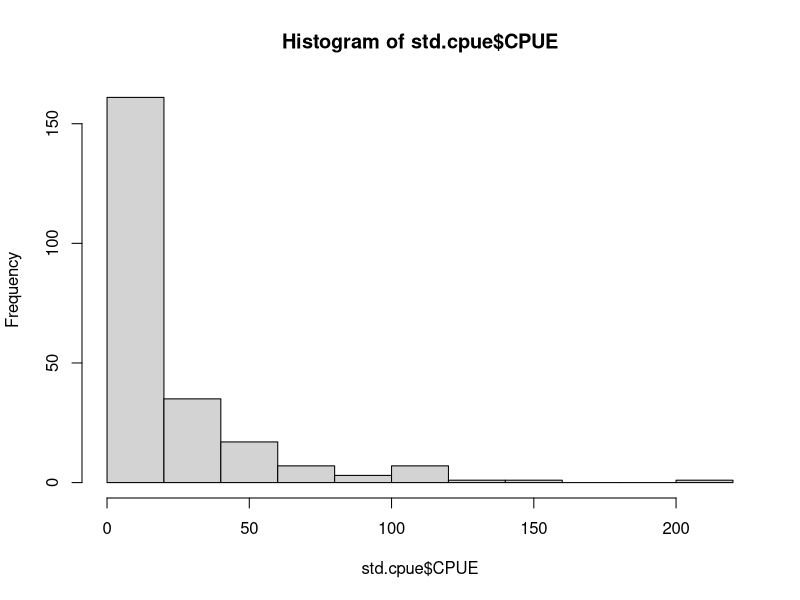

The R script that drew this image: (Note: this script raises an error after producing the figure.)
# R code for Hierarchical CPUE analysis - carp and buffalo project.
setwd() # set file directory


packages<-function(x, repos="http://cran.r-project.org", ...){
  x<-as.character(match.call()[[2]])
  if (!require(x,character.only=TRUE)){
    install.packages(pkgs=x, repos=repos, ...)
    require(x,character.only=TRUE)
  }
}
# Working Directory and Packages

packages(rjags)
packages(mcmcplots)
packages(ggplot2)
packages(gridExtra)
packages(reshape2)
packages(tidyr)
packages(rcompanion)
packages(lubridate)

# trying to get a single CPUE frame from all data:
std.cpue<-read.csv("CPUE Bayes Data.csv",header=T)

summary(std.cpue)

hist(std.cpue$CPUE)

########################################################################
#
#
#         JAGS Models PART ONE: BUFFALO
#
#             
#
########################################################################
# define model
std.cpue2<-droplevels(subset(std.cpue, Species == "BIB"))

cpue.m <- jags.model(
  'FirstAttempt.bug',
  data=list(logPop=std.cpue2$logPop, # log population size and 
            sdlogPop=std.cpue2$sdlogPop, # log sd of population size from data (sdlogpop becomes Tau) 
            n=dim(std.cpue2)[1], # number of samples
            logCPUE=log(std.cpue2$CPUE+1), # log-transformed CPUE from data + 1 to fix ln(0) problem
            WaterTemp=std.cpue2$WaterTemp, # Water temp in celcius, subtracted by 10 in bug file
            SDI=std.cpue2$SDI, # shoreline development index
            LakeSize=std.cpue2$LakeSize, # lake size in hectares
            MaxDepth=std.cpue2$MaxDepth, # maximum depth in meters subtracted by 10 in bug file
            MeanDepth=std.cpue2$MeanDepth), # average depth in meters subtracted by 10 in bug file
  n.chains=3, # number of simulation sequences
  n.adapt=100) # tells jags how much effort to spend in finding right resampling method

coef(cpue.m)

# sample the MCMC chains 1000 times as burn-in, ignore the samples. this gets thrown away
update(cpue.m, 1000)

# we want to plot:
## curve of estimated catchabaility 
## uncertainty 
cpue.i <- coda.samples(cpue.m, # model
                       c('logcatch','b0','b1','b2','b3','b4','b5','sd'), # parameters we want back
                       1000) # number of samples

par(mar=c(3,3,3,3)+0.2, mgp=c(2,0.8,0))
plot(cpue.i)

summary(cpue.i)


############################################
#
# we have some progress!
#
#
# beta 0: intercept
varnames(cpue.i) # reference variables in model
str(cpue.i) # structure of lists
beta0.out <- cbind(cpue.i[[1]][,1], cpue.i[[2]][,1], cpue.i[[3]][,1]) # subsetting for beta1 mcmc output
attributes(beta0.out) <- NULL # dropping attributes
dens.beta0 <- density(beta0.out) # density
q25.beta0 <- quantile(beta0.out, .025) # lower quantile
q975.beta0 <- quantile(beta0.out, .975) # upper quantile
dd.beta0 <- with(dens.beta0, data.frame(x,y)) # density dataframe

beta0<-qplot(x, y, data = dd.beta0, geom = "line", ylab = "", xlab = "") +
  geom_ribbon(data = subset(dd.beta0, x>q25.beta0 & x<q975.beta0),
              aes(ymax = y), ymin = 0, fill = "red", colour = NA, alpha = 0.5)+
  theme_classic()+
  theme(axis.text=element_text(size=12),
        axis.title=element_text(size=14,face="bold"))+
  xlab("Beta 0 - Intercept")+
  ylab("Density of Beta 0")+
  ggtitle("Buffalo Lakes: Intercept")
beta0

beta1.out <- cbind(cpue.i[[1]][,2], cpue.i[[2]][,2], cpue.i[[3]][,2]) # subsetting for beta1 mcmc output
attributes(beta1.out) <- NULL # dropping attributes
dens.beta1 <- density(beta1.out) # density
q25.beta1 <- quantile(beta1.out, .025) # lower quantile
q975.beta1 <- quantile(beta1.out, .975) # upper quantile
dd.beta1 <- with(dens.beta1, data.frame(x,y)) # density dataframe

beta1<-qplot(x, y, data = dd.beta1, geom = "line", ylab = "", xlab = "") +
  geom_ribbon(data = subset(dd.beta1, x>q25.beta1 & x<q975.beta1),
              aes(ymax = y), ymin = 0, fill = "red", colour = NA, alpha = 0.5)+
  theme_classic()+
  theme(axis.text=element_text(size=12),
        axis.title=element_text(size=14,face="bold"))+
  xlab("Beta 1 - Lake Size")+
  ylab("Density of Beta 1")+
  ggtitle("Buffalo Lakes: Lake Size")
beta1


beta2.out <- cbind(cpue.i[[1]][,3], cpue.i[[2]][,3], cpue.i[[3]][,3]) # subsetting for beta2 mcmc output
attributes(beta2.out) <- NULL # dropping attributes
dens.beta2 <- density(beta2.out) # density
q25.beta2 <- quantile(beta2.out, .025) # lower quantile
q975.beta2 <- quantile(beta2.out, .975) # upper quantile
dd.beta2 <- with(dens.beta2, data.frame(x,y)) # density dataframe

beta2<-qplot(x, y, data = dd.beta2, geom = "line", ylab = "", xlab = "") +
  geom_ribbon(data = subset(dd.beta2, x>q25.beta2 & x<q975.beta2),
              aes(ymax = y), ymin = 0, fill = "red", colour = NA, alpha = 0.5)+
  theme_classic()+
  theme(axis.text=element_text(size=12),
        axis.title=element_text(size=14,face="bold"))+
  xlab("Beta 2 - Maximum Depth (meters)")+
  ylab("Density of Beta 2")+
  ggtitle("Buffalo Lakes: Maximum Depth")
beta2


beta3.out <- cbind(cpue.i[[1]][,4], cpue.i[[2]][,4], cpue.i[[3]][,4]) # subsetting for beta3 mcmc output
attributes(beta3.out) <- NULL # dropping attributes
dens.beta3 <- density(beta3.out) # density
q25.beta3 <- quantile(beta3.out, .025) # lower quantile
q975.beta3 <- quantile(beta3.out, .975) # upper quantile
dd.beta3 <- with(dens.beta3, data.frame(x,y)) # density dataframe

beta3<-qplot(x, y, data = dd.beta3, geom = "line", ylab = "", xlab = "") +
  geom_ribbon(data = subset(dd.beta3, x>q25.beta3 & x<q975.beta3),
              aes(ymax = y), ymin = 0, fill = "red", colour = NA, alpha = 0.5)+
  theme_classic()+
  theme(axis.text=element_text(size=12),
        axis.title=element_text(size=14,face="bold"))+
  xlab("Beta 3 - Mean Depth")+
  ylab("Density of Beta 3")+
  ggtitle("Buffalo Lakes: Mean Depth")
beta3


beta4.out <- cbind(cpue.i[[1]][,5], cpue.i[[2]][,5], cpue.i[[3]][,5]) # subsetting for beta4 mcmc output
attributes(beta4.out) <- NULL # dropping attributes
dens.beta4 <- density(beta4.out) # density
q25.beta4 <- quantile(beta4.out, .025) # lower quantile
q975.beta4 <- quantile(beta4.out, .975) # upper quantile
dd.beta4 <- with(dens.beta4, data.frame(x,y)) # density dataframe

beta4<-qplot(x, y, data = dd.beta4, geom = "line", ylab = "", xlab = "") +
  geom_ribbon(data = subset(dd.beta4, x>q25.beta4 & x<q975.beta4),
              aes(ymax = y), ymin = 0, fill = "red", colour = NA, alpha = 0.5)+
  theme_classic()+
  theme(axis.text=element_text(size=12),
        axis.title=element_text(size=14,face="bold"))+
  xlab("Beta 4 - Shoreline Development Index")+
  ylab("Density of Beta 4")+
  ggtitle("Buffalo Lakes: SDI")
beta4


beta5.out <- cbind(cpue.i[[1]][,6], cpue.i[[2]][,6], cpue.i[[3]][,6]) # subsetting for beta5 mcmc output
attributes(beta5.out) <- NULL # dropping attributes
dens.beta5 <- density(beta5.out) # density
q25.beta5 <- quantile(beta5.out, .025) # lower quantile
q975.beta5 <- quantile(beta5.out, .975) # upper quantile
dd.beta5 <- with(dens.beta5, data.frame(x,y)) # density dataframe

beta5<-qplot(x, y, data = dd.beta5, geom = "line", ylab = "", xlab = "") +
  geom_ribbon(data = subset(dd.beta5, x>q25.beta5 & x<q975.beta5),
              aes(ymax = y), ymin = 0, fill = "red", colour = NA, alpha = 0.5)+
  theme_classic()+
  theme(axis.text=element_text(size=12),
        axis.title=element_text(size=14,face="bold"))+
  xlab("Beta 5 - Water Temp")+
  ylab("Density of Beta 5")+
  ggtitle("Buffalo Lakes: Water Temp")
beta5







########################################################################
#
#
#         JAGS Models PART TWO: CARP
#
#             
#
########################################################################
# define model
std.cpue2<-droplevels(subset(std.cpue, Species == "COC"))

cpue.m <- jags.model(
  'FirstAttempt.bug',
  data=list(logPop=std.cpue2$logPop, # log pouplation size and 
            sdlogPop=std.cpue2$sdlogPop, # log sd of population size from data (sdlogpop becomes Tau) 
            n=dim(std.cpue2)[1], # number of samples
            logCPUE=log(std.cpue2$CPUE+1), # log-transformed CPUE from data + 1 to fix ln(0) problem
            WaterTemp=std.cpue2$WaterTemp, # Water temp in celcius, subtracted by 10 in bug file
            SDI=std.cpue2$SDI, # shoreline development index
            LakeSize=std.cpue2$LakeSize, # lake size in hectares
            MaxDepth=std.cpue2$MaxDepth, # maximum depth in meters subtracted by 10 in bug file
            MeanDepth=std.cpue2$MeanDepth), # average depth in meters subtracted by 10 in bug file
  n.chains=3, # number of simulation sequences
  n.adapt=100) # tells jags how much effort to spend in finding right resampling method

coef(cpue.m)

# sample the MCMC chains 1000 times as burn-in, ignore the samples. this gets thrown away
update(cpue.m, 1000)

# we want to plot:
## curve of estimated catchabaility 
## uncertainty 
cpue.i <- coda.samples(cpue.m, # model
                       c('logcatch','b0','b1','b2','b3','b4','b5','sd'), # parameters we want back
                       1000) # number of samples

par(mar=c(3,3,3,3)+0.2, mgp=c(2,0.8,0))
plot(cpue.i)

summary(cpue.i)


############################################
#
# we have some progress!
#
#
# beta 0: intercept
varnames(cpue.i) # reference variables in model
str(cpue.i) # structure of lists
beta0.out <- cbind(cpue.i[[1]][,1], cpue.i[[2]][,1], cpue.i[[3]][,1]) # subsetting for beta1 mcmc output
attributes(beta0.out) <- NULL # dropping attributes
dens.beta0 <- density(beta0.out) # density
q25.beta0 <- quantile(beta0.out, .025) # lower quantile
q975.beta0 <- quantile(beta0.out, .975) # upper quantile
dd.beta0 <- with(dens.beta0, data.frame(x,y)) # density dataframe

beta0<-qplot(x, y, data = dd.beta0, geom = "line", ylab = "", xlab = "") +
  geom_ribbon(data = subset(dd.beta0, x>q25.beta0 & x<q975.beta0),
              aes(ymax = y), ymin = 0, fill = "red", colour = NA, alpha = 0.5)+
  theme_classic()+
  theme(axis.text=element_text(size=12),
        axis.title=element_text(size=14,face="bold"))+
  xlab("Beta 0 - Intercept")+
  ylab("Density of Beta 0")+
  ggtitle("Carp Lakes: Intercept")
beta0

beta1.out <- cbind(cpue.i[[1]][,2], cpue.i[[2]][,2], cpue.i[[3]][,2]) # subsetting for beta1 mcmc output
attributes(beta1.out) <- NULL # dropping attributes
dens.beta1 <- density(beta1.out) # density
q25.beta1 <- quantile(beta1.out, .025) # lower quantile
q975.beta1 <- quantile(beta1.out, .975) # upper quantile
dd.beta1 <- with(dens.beta1, data.frame(x,y)) # density dataframe

beta1<-qplot(x, y, data = dd.beta1, geom = "line", ylab = "", xlab = "") +
  geom_ribbon(data = subset(dd.beta1, x>q25.beta1 & x<q975.beta1),
              aes(ymax = y), ymin = 0, fill = "red", colour = NA, alpha = 0.5)+
  theme_classic()+
  theme(axis.text=element_text(size=12),
        axis.title=element_text(size=14,face="bold"))+
  xlab("Beta 1 - Lake Size")+
  ylab("Density of Beta 1")+
  ggtitle("Carp Lakes: Lake Size")
beta1


beta2.out <- cbind(cpue.i[[1]][,3], cpue.i[[2]][,3], cpue.i[[3]][,3]) # subsetting for beta2 mcmc output
attributes(beta2.out) <- NULL # dropping attributes
dens.beta2 <- density(beta2.out) # density
q25.beta2 <- quantile(beta2.out, .025) # lower quantile
q975.beta2 <- quantile(beta2.out, .975) # upper quantile
dd.beta2 <- with(dens.beta2, data.frame(x,y)) # density dataframe

beta2<-qplot(x, y, data = dd.beta2, geom = "line", ylab = "", xlab = "") +
  geom_ribbon(data = subset(dd.beta2, x>q25.beta2 & x<q975.beta2),
              aes(ymax = y), ymin = 0, fill = "red", colour = NA, alpha = 0.5)+
  theme_classic()+
  theme(axis.text=element_text(size=12),
        axis.title=element_text(size=14,face="bold"))+
  xlab("Beta 2 - Maximum Depth (meters)")+
  ylab("Density of Beta 2")+
  ggtitle("Carp Lakes: Maximum Depth")
beta2


beta3.out <- cbind(cpue.i[[1]][,4], cpue.i[[2]][,4], cpue.i[[3]][,4]) # subsetting for beta3 mcmc output
attributes(beta3.out) <- NULL # dropping attributes
dens.beta3 <- density(beta3.out) # density
q25.beta3 <- quantile(beta3.out, .025) # lower quantile
q975.beta3 <- quantile(beta3.out, .975) # upper quantile
dd.beta3 <- with(dens.beta3, data.frame(x,y)) # density dataframe

beta3<-qplot(x, y, data = dd.beta3, geom = "line", ylab = "", xlab = "") +
  geom_ribbon(data = subset(dd.beta3, x>q25.beta3 & x<q975.beta3),
              aes(ymax = y), ymin = 0, fill = "red", colour = NA, alpha = 0.5)+
  theme_classic()+
  theme(axis.text=element_text(size=12),
        axis.title=element_text(size=14,face="bold"))+
  xlab("Beta 3 - Mean Depth")+
  ylab("Density of Beta 3")+
  ggtitle("Carp Lakes: Mean Depth")
beta3


beta4.out <- cbind(cpue.i[[1]][,5], cpue.i[[2]][,5], cpue.i[[3]][,5]) # subsetting for beta4 mcmc output
attributes(beta4.out) <- NULL # dropping attributes
dens.beta4 <- density(beta4.out) # density
q25.beta4 <- quantile(beta4.out, .025) # lower quantile
q975.beta4 <- quantile(beta4.out, .975) # upper quantile
dd.beta4 <- with(dens.beta4, data.frame(x,y)) # density dataframe

beta4<-qplot(x, y, data = dd.beta4, geom = "line", ylab = "", xlab = "") +
  geom_ribbon(data = subset(dd.beta4, x>q25.beta4 & x<q975.beta4),
              aes(ymax = y), ymin = 0, fill = "red", colour = NA, alpha = 0.5)+
  theme_classic()+
  theme(axis.text=element_text(size=12),
        axis.title=element_text(size=14,face="bold"))+
  xlab("Beta 4 - Shoreline Development Index")+
  ylab("Density of Beta 4")+
  ggtitle("Carp Lakes: SDI")
beta4


beta5.out <- cbind(cpue.i[[1]][,6], cpue.i[[2]][,6], cpue.i[[3]][,6]) # subsetting for beta5 mcmc output
attributes(beta5.out) <- NULL # dropping attributes
dens.beta5 <- density(beta5.out) # density
q25.beta5 <- quantile(beta5.out, .025) # lower quantile
q975.beta5 <- quantile(beta5.out, .975) # upper quantile
dd.beta5 <- with(dens.beta5, data.frame(x,y)) # density dataframe

beta5<-qplot(x, y, data = dd.beta5, geom = "line", ylab = "", xlab = "") +
  geom_ribbon(data = subset(dd.beta5, x>q25.beta5 & x<q975.beta5),
              aes(ymax = y), ymin = 0, fill = "red", colour = NA, alpha = 0.5)+
  theme_classic()+
  theme(axis.text=element_text(size=12),
        axis.title=element_text(size=14,face="bold"))+
  xlab("Beta 5 - Water Temp")+
  ylab("Density of Beta 5")+
  ggtitle("Carp Lakes: Water Temp")
beta5
























###########################################################




#    DO NOT RUN BELOW THIS: OLD CODE NOT UPDATED YET


###############################################################
# plot of distribution of ElogCPUE in boxplots, overlaid with observed CPUE 
cpue.4 <- coda.samples(cpue.m, 
                       c('ElogCPUE'), # parameters we want back
                       5000) # number of samples
summary(cpue.4)
# storing model output as object
cpue.4.out<-summary(cpue.4)

cpue.plot.data.carp<-cbind(carp,cpue.4.out[[1]][c(1:15),],cpue.4.out[[2]][c(1:15),c(1:5)])
str(cpue.plot.data.carp)

Carp.EvO.CPUE<-ggplot(cpue.plot.data.carp, aes(x = Date, y = log(CPUE)))+
  geom_boxplot(aes(ymin = cpue.plot.data.carp$`2.5%`, lower = cpue.plot.data.carp$`25%`, 
                   middle = cpue.plot.data.carp$Mean, 
                   upper = cpue.plot.data.carp$`75%`, ymax = cpue.plot.data.carp$`97.5%`),
               stat = "identity", fill = "darkgoldenrod")+
  geom_point(size=5)+
  theme_classic()+
  theme(axis.text=element_text(size=8),
        axis.text.x = element_text(angle=90),
        axis.title=element_text(size=14,face="bold"))+
  xlab("Date")+
  ylab("Expected and observed ln (CPUE)")+
  ggtitle("Comparison of Expected Ln Carp CPUE Distribution vs. Observed Ln Carp CPUE")+
  ylim(0,5)
Carp.EvO.CPUE
########################################################################################